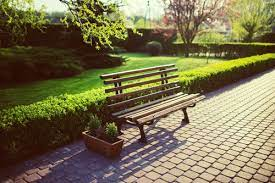
#> input picture photos/park.jpg, 275 x 183 px, found by its file name
$ python transformations.py
#> lines starting #> are read from the running program, lines starting #| are printed output that depends on the picture
import cv2 as cv
import numpy as np

img = cv.imread('Photos/park.jpg')
#> img is the input picture: shape (183, 275, 3); mean B, G, R 79.1, 113.6, 122.2

cv.imshow('Park', img)

# Translation: essentially shifting an image along the x and y axis so up down left right or any combo
# if you use negative values for x you move left negative y values moves up
# -x --> left
# -y --> up
# x --> right
# y -->down
def translate(img, x, y):
#> called with x = 100, y = 100
    transMat = np.float32([[1,0,x],[0,1,y]])
    dimensions = (img.shape[1], img.shape[0])
#> dimensions = (275, 183)
    return cv.warpAffine(img, transMat, dimensions)
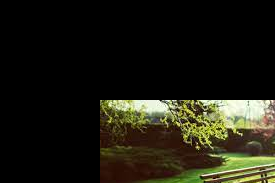
#> returned value: shape (183, 275, 3); mean of channels 0, 1, 2 17, 28.1, 29.4; drawn as B, G, R

translated = translate(img, 100, 100)
cv.imshow('Translated', translated)

# Rotation
def rotate(img, angle, rotPoint=None):
#> called with angle = -45
    (height,width) = img.shape[:2]
#> height = 183; width = 275

    if rotPoint is None:
        rotPoint = (width//2,height//2)
#> rotPoint = (137, 91)

    rotMat = cv.getRotationMatrix2D(rotPoint, angle, 1.0)
    dimensions = (width, height)
#> dimensions = (275, 183)

    return cv.warpAffine(img, rotMat, dimensions)
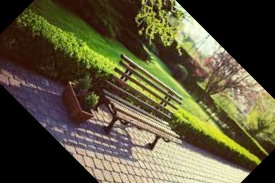
#> returned value: shape (183, 275, 3); mean of channels 0, 1, 2 58.7, 86, 92; drawn as B, G, R

rotated = rotate(img, -45)
cv.imshow('Rotated', rotated)

rotated_rotated = rotate(img, -90)
#> call 2 of rotate, with angle = -90
#> in rotate (call 2), `return cv.warpAffine(img, rotMat, dimensions)`:
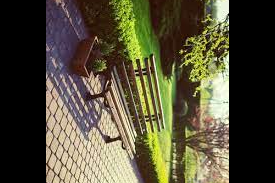
#> returned value: shape (183, 275, 3); mean of channels 0, 1, 2 55.6, 77.9, 83; drawn as B, G, R
cv.imshow('Rotated_Rotated', rotated_rotated)

# Resizing
resized = cv.resize(img, (250,500), interpolation=cv.INTER_CUBIC)
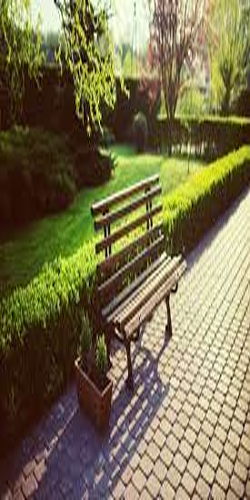
#> resized: shape (500, 250, 3); mean B, G, R 79.2, 113.6, 122.2
cv.imshow('Resized', resized)

# Flipping an image, passing a 1 creates a mirror image(horizontal flip)
flip = cv.flip(img, 1)
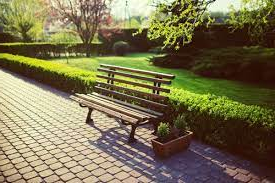
#> flip: shape (183, 275, 3); mean B, G, R 79.1, 113.6, 122.2
cv.imshow('Flip', flip)

# cropping
cropped = img[50:150,10:250]
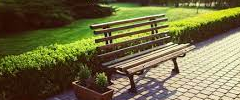
#> cropped: shape (100, 240, 3); mean B, G, R 67.4, 107.7, 113.6
cv.imshow('Cropped', cropped)


cv.waitKey(0)

$ run again, with photos/faces.jpg copied over photos/park.jpg
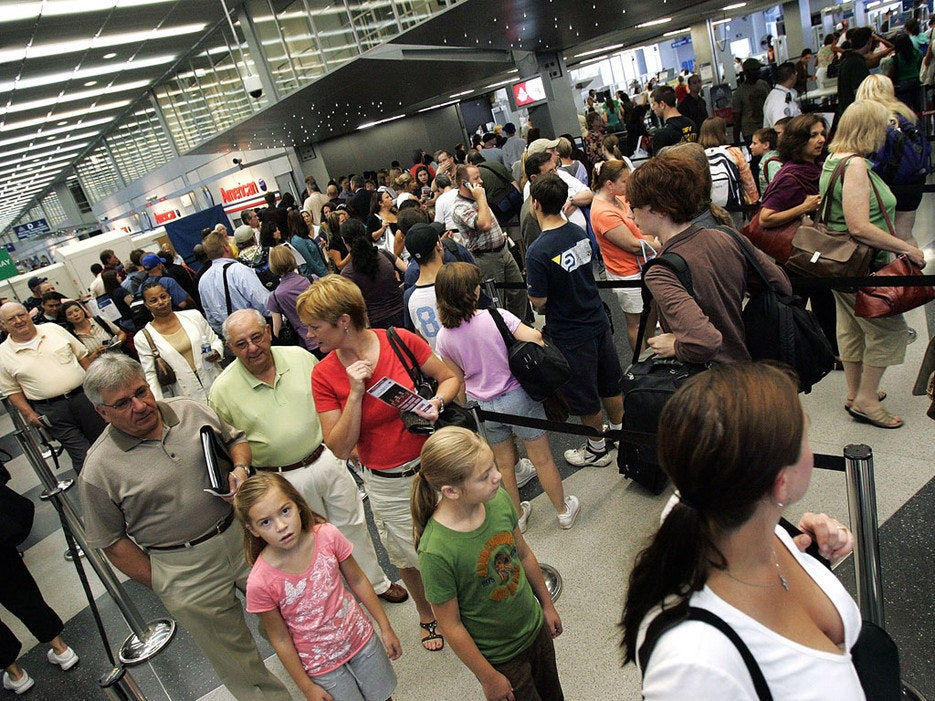
#> input picture photos/faces.jpg, 935 x 701 px, found by its file name
#> img is the input picture: shape (701, 935, 3); mean B, G, R 87.2, 97.6, 106.9
#> `flip = cv.flip(img, 1)`:
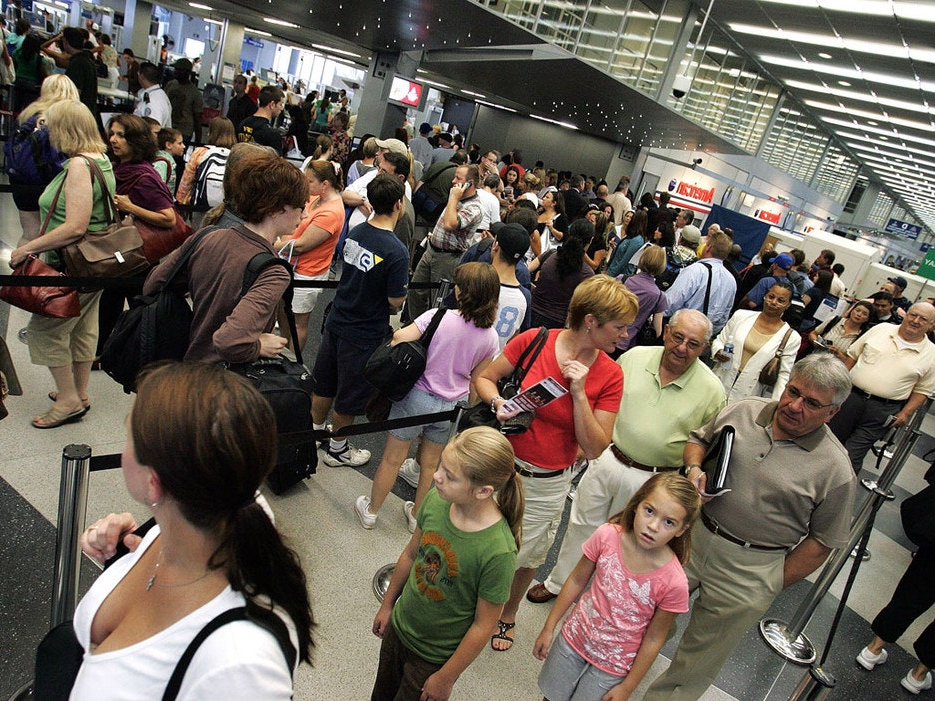
#> flip: shape (701, 935, 3); mean B, G, R 87.2, 97.6, 106.9
#> `cropped = img[50:150,10:250]`:
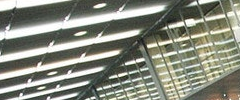
#> cropped: shape (100, 240, 3); mean B, G, R 125.9, 138.2, 135.4
